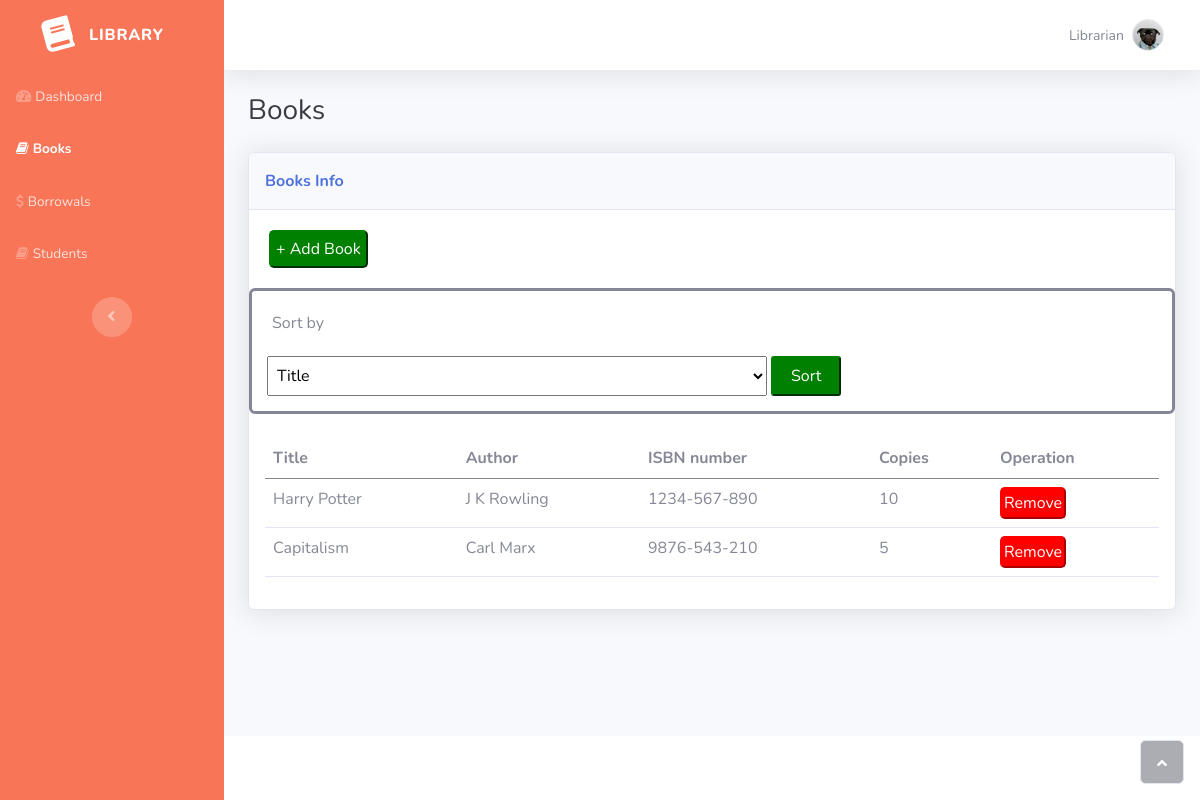
The page /books/ on the database its author committed.
### library/models.py (models this page shows, shortened)
class Book(models.Model):
    isbn_number = models.CharField(max_length=20, null=True)
    title = models.CharField(max_length=200, null=True)
    author = models.CharField(max_length=200, null=True)
    copies = models.IntegerField(null=True)

### library/views.py (the view)
# urls.py: path('books/', views.books, name='books'),
def books(request):
    books = Book.objects.all()
    return render(request, 'library/books.html', {'books': books})

### library/templates/library/books.html (shortened to what this page needs)
{% load static %}
<!DOCTYPE html>
<html>
<head>
    <link rel="stylesheet" href="{% static 'bootstrap/css/bootstrap.min.css' %}">
    <link rel="stylesheet" href="{% static 'fonts/fontawesome-all.min.css' %}">
    <link rel="stylesheet" href="{% static 'fonts/font-awesome.min.css' %}">
    <link rel="stylesheet" href="{% static 'fonts/fontawesome5-overrides.min.css' %}">
</head>
<body id="page-top">
    <div id="wrapper">
        <nav class="navbar navbar-dark align-items-start sidebar sidebar-dark accordion bg-gradient-primary p-0" style="background: rgb(249,117,88);">
            <div class="container-fluid d-flex flex-column p-0"><a class="navbar-brand d-flex justify-content-center align-items-center sidebar-brand m-0" href="#">
                    <div class="sidebar-brand-icon rotate-n-15"><i class="fas fa-book"></i></div>
                    <div class="sidebar-brand-text mx-3"><span>Library</span></div>
                </a>
                <ul class="navbar-nav text-light" id="accordionSidebar">
                    <li class="nav-item"><a class="nav-link" href="{% url 'home' %}"><i class="fas fa-tachometer-alt"></i><span>Dashboard</span></a></li>
                    <li class="nav-item"><a class="nav-link active" href="{% url 'books' %}"><i class="fa fa-book"></i><span>Books</span></a></li>
                    <li class="nav-item"><a class="nav-link" href="{% url 'borrows' %}"><i class="fa fa-dollar"></i><span>Borrowals</span></a></li>
                    <li class="nav-item"><a class="nav-link" href="{% url 'students' %}"><i class="fa fa-book"></i><span>Students</span></a></li>
                </ul>
                <div class="text-center d-none d-md-inline"><button class="btn rounded-circle border-0" id="sidebarToggle" type="button"></button></div>
            </div>
        </nav>
        <div class="d-flex flex-column" id="content-wrapper">
            <div id="content">
                <nav class="navbar navbar-light navbar-expand bg-white shadow mb-4 topbar static-top">
                    <div class="container-fluid"><button class="btn btn-link d-md-none rounded-circle me-3" id="sidebarToggleTop" type="button"></button>
                        <ul class="navbar-nav flex-nowrap ms-auto">
                            <li class="nav-item dropdown no-arrow">
                                <div class="nav-item dropdown no-arrow"><a class="dropdown-toggle nav-link" aria-expanded="false" data-bs-toggle="dropdown" href="#"><span class="d-none d-lg-inline me-2 text-gray-600 small">Librarian</span><img class="border rounded-circle img-profile" src="{% static 'img/dogs/image3.jpeg' %}"></a>
                                </div>
                            </li>
                        </ul>
                    </div>
                </nav>
                <div class="container-fluid">
                    <h3 class="text-dark mb-4">Books</h3>
                    <div class="card shadow">
                        <div class="card-header py-3">
                            <p class="text-primary m-0 fw-bold">Books Info</p>
                        </div>
                        <a href="{% url 'add-book' %}"><button type="button" style="background-color: green; color: white; padding: 5px; border-color: green; border-radius: 5px; margin: 20px;">+ Add Book</button></a>
                        <div style="border-style: solid; padding: 15px; border-radius: 6px;">
                            <p style="padding: 5px;">Sort by</p>
                            <form method="post">
                                <select name="sort_by" style="width: 500px; height: 40px; padding: 5px;">
                                    <option>Title</option>
                                </select>
                                <button style="width: 70px; height: 40px;padding-left: 5px; padding-right: 5px; background-color: green; color: white; border-color: green; border-radius: 3px;">Sort</button>
                            </form>
                        </div>
                        <div class="card-body">
                            <div class="table-responsive table mt-2" id="dataTable" role="grid" aria-describedby="dataTable_info">
                                <table class="table my-0" id="dataTable">
                                    <thead>
                                        <tr>
                                            <th>Title</th>
                                            <th>Author</th>
                                            <th>ISBN number</th>
                                            <th>Copies</th>
                                            <th>Operation</th>
                                        </tr>
                                    </thead>
                                    <tbody>
                                        {% for book in books %}
                                            <tr style="padding: 5px;">
                                                <td>{{book.title}}</td>
                                                <td>{{book.author}}</td>
                                                <td>{{book.isbn_number}}</td>
                                                <td>{{book.copies}}</td>
                                                <td><a href="/delete-book/{{book.id}}/"><button type="button" style="background-color: red; color: white; padding: 2px; border-color: red; border-radius: 5px;">Remove</button></a>
                                            </tr>
                                        {% endfor %}
                                    </tbody>
                                </table>
                            </div>
                        </div>
                    </div>
                </div>
            </div>
            <footer class="bg-white sticky-footer">
            </footer>
        </div><a class="border rounded d-inline scroll-to-top" href="#page-top"><i class="fas fa-angle-up"></i></a>
    </div>
</body>
</html>

### rows shown on the page
Book: title "Harry Potter", author "J K Rowling", isbn_number "1234-567-890", copies "10"
Book: title "Capitalism", author "Carl Marx", isbn_number "9876-543-210", copies "5"
